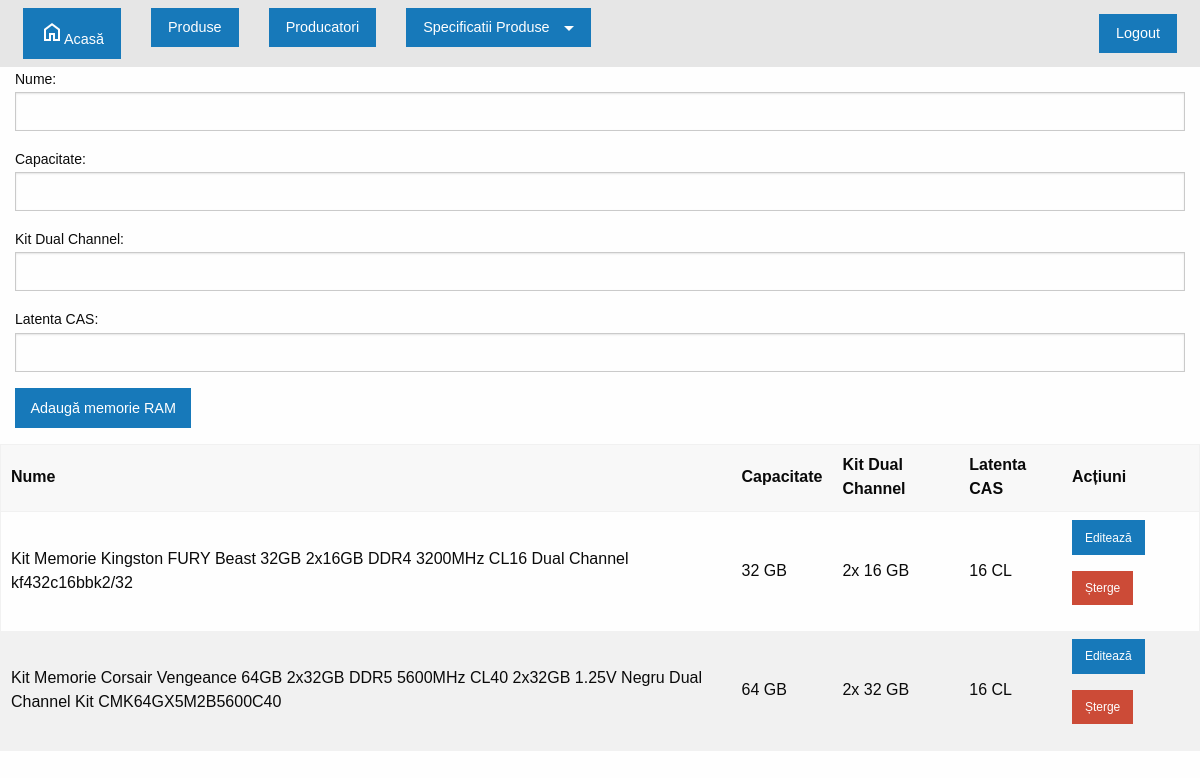
Screenshot of /toatememoriiram.php (signed in) with the database file from the repository.
### tables this page shows
CREATE TABLE `pagini` (
  `Id` int(11) NOT NULL,
  `nume_meniu` varchar(255) DEFAULT NULL,
  `pagina` varchar(255) DEFAULT NULL,
  `parent_id` int(11) NOT NULL DEFAULT 0,
  `Meniu` varchar(10) NOT NULL
);

CREATE TABLE `memorii_ram` (
  `id` int(11) NOT NULL,
  `name` varchar(255) NOT NULL,
  `capacitate` varchar(255) NOT NULL,
  `kit_dual_channel` varchar(255) NOT NULL,
  `latenta_cas` varchar(255) NOT NULL
);

### toatememoriiram.php (the view, shortened to what this page needs)
<?php
include 'db.php';
include 'header.php';
$sql = "SELECT * FROM memorii_ram";
$result = $conn->query($sql);
?>
<div class="grid-container">
    <div class="grid-x grid-margin-x">
        <div class="cell large-12">
            <form action="toatememoriiram.php" method="post">
                <label for="name">Nume:</label>
                <input type="text" id="name" name="name" required>
                <label for="capacitate">Capacitate:</label>
                <input type="text" id="capacitate" name="capacitate" required>
                <label for="kit_dual_channel">Kit Dual Channel:</label>
                <input type="text" id="kit_dual_channel" name="kit_dual_channel" required>
                <label for="latenta_cas">Latenta CAS:</label>
                <input type="text" id="latenta_cas" name="latenta_cas" required>
                <button type="submit" name="add" class="button primary">Adaugă memorie RAM</button>
            </form>
        </div>
    </div>
</div>
<table>
  <thead>
    <tr>
      <th>Nume</th>
      <th>Capacitate</th>
      <th>Kit Dual Channel</th>
      <th>Latenta CAS</th>
      <th>Acțiuni</th>
    </tr>
  </thead>
  <tbody>
    <?php while ($row = $result->fetch_assoc()): ?>
    <tr>
      <td><?php echo htmlspecialchars($row['name']); ?></td>
      <td><?php echo htmlspecialchars($row['capacitate']); ?></td>
      <td><?php echo htmlspecialchars($row['kit_dual_channel']); ?></td>
      <td><?php echo htmlspecialchars($row['latenta_cas']); ?></td>
      <td>
        <a href="editare_memorie_ram.php?id=<?php echo $row['id']; ?>" class="button small">Editează</a>
        <a href="toatememoriiram.php?delete=<?php echo $row['id']; ?>" class="button alert small">Șterge</a>
      </td>
    </tr>
    <?php endwhile; ?>
  </tbody>
</table>
</body>
</html>

### header.php (shortened to what this page needs)
<?php
require 'db.php';
function getNavbarItems($userType, $conn) {
    $query = "
        SELECT p.id, p.nume_meniu, p.pagina, p.parent_id
        FROM pagini p
        JOIN drepturi d ON p.id = d.IdPage
        WHERE d.IdUserType = ? AND p.Meniu = 1
        ORDER BY p.parent_id, p.id";
    $stmt = $conn->prepare($query);
    $stmt->bind_param("i", $userType);
    $stmt->execute();
    $result = $stmt->get_result();
    $navbarItems = $result->fetch_all(MYSQLI_ASSOC);
    $menu = [];
    foreach ($navbarItems as $item) {
        if ($item['parent_id'] == 0) {
            $menu[$item['id']] = $item;
            $menu[$item['id']]['sub_items'] = [];
        } else {
            $menu[$item['parent_id']]['sub_items'][] = $item;
        }
    }
    return $menu;
}
$userType = null;
if (isset($_SESSION['user_type'])) {
    $userType = $_SESSION['user_type'];
}
$navbarItems = $userType !== null ? getNavbarItems($userType, $conn) : [];
?>
<!doctype html>
<html class="no-js" lang="en" dir="ltr">
<head>
    <link rel="stylesheet" href="css/foundation.css">
    <link rel="stylesheet" href="css/style.css">
</head>
<body>
<nav class="top-bar">
    <div class="top-bar-left">
        <ul class="dropdown menu" data-dropdown-menu>
            <li><a href="home.php" class="button"><span class="material-symbols-outlined">home</span>Acasă</a></li>
            <?php foreach ($navbarItems as $item): ?>
                <?php if (empty($item['sub_items'])): ?>
                    <li><a href="<?php echo htmlspecialchars($item['pagina']); ?>" class="button"><?php echo htmlspecialchars($item['nume_meniu']); ?></a></li>
                <?php else: ?>
                    <li class="has-submenu">
                        <button href="#" data-dropdown="drop<?php echo $item['id']; ?>" aria-controls="drop<?php echo $item['id']; ?>" aria-expanded="false" class="button dropdown"><?php echo htmlspecialchars($item['nume_meniu']); ?></button>
                    </li>
                <?php endif; ?>
            <?php endforeach; ?>
        </ul>
    </div>
    <div class="top-bar-right">
        <ul class="menu">
            <?php if (isset($_SESSION['user'])): ?>
                <li><a href="logout.php" class="button">Logout</a></li>
            <?php else: ?>
                <li><a href="login.php" class="button">Logare</a></li>
            <?php endif; ?>
        </ul>
    </div>
</nav>
</body>
</html>

### css/style.css (style rules this page uses)
body, html { margin: 0; padding: 0; font-family: Arial, sans-serif; }
nav ul { list-style-type: none; margin: 0; padding: 0; text-align: center; }
.top-bar { color: blue; }
nav ul li { display: inline; margin: 0 15px; }
nav ul li a, .login-button, .register-button { color: white; text-decoration: none; padding: 10px 20px; text-align: center; display: inline-block; font-size: 16px; margin: 4px 2px; transition-duration: 0.4s; cursor: pointer; border-radius: 5px; }

### rows the page displays
pagini: nume_meniu "Produse"
pagini: nume_meniu "Producatori"
pagini: nume_meniu "Specificatii Produse"
memorii_ram: name "Kit Memorie Kingston FURY Beast 32GB 2x16GB DDR4 3200MHz CL16 Dual Channel kf432c16bbk2/32", capacitate "32 GB", kit_dual_channel "2x 16 GB", latenta_cas "16 CL"
memorii_ram: name "Kit Memorie Corsair Vengeance 64GB 2x32GB DDR5 5600MHz CL40 2x32GB 1.25V Negru Dual Channel Kit CMK64GX5M2B5600C40", capacitate "64 GB", kit_dual_channel "2x 32 GB", latenta_cas "16 CL"
